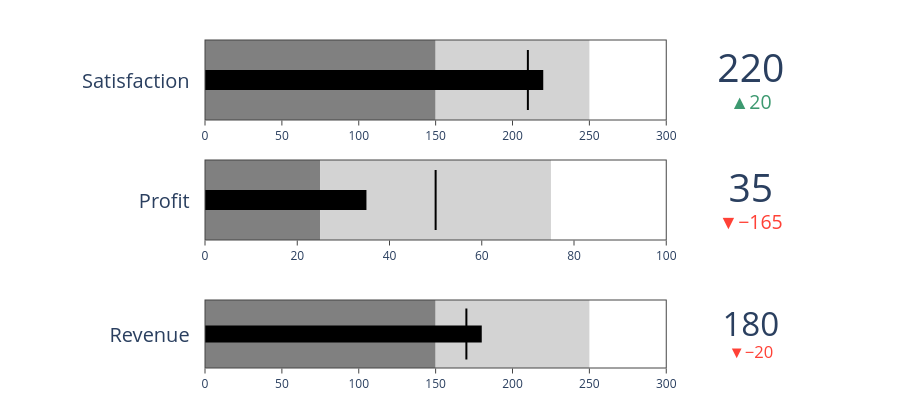

The notebook cell saved with this chart:
### Code cell
# Bullet graph

# Importar la librería necesaria
import plotly.graph_objects as go

# Crear una figura vacía
fig = go.Figure()

# Añadir el primer indicador (Revenue)
fig.add_trace(go.Indicator(
    mode = "number+gauge+delta", value = 180,  # Configurar el valor y el modo del indicador
    delta = {'reference': 200},  # Configurar la referencia para el delta
    domain = {'x': [0.25, 1], 'y': [0.08, 0.25]},  # Configurar la posición en el gráfico
    title = {'text': "Revenue"},  # Configurar el título del indicador
    gauge = {
        'shape': "bullet",  # Configurar la forma del indicador
        'axis': {'range': [None, 300]},  # Configurar el rango del eje
        'threshold': {
            'line': {'color': "black", 'width': 2},  # Configurar la línea del umbral
            'thickness': 0.75,  # Configurar el grosor del umbral
            'value': 170},  # Configurar el valor del umbral
        'steps': [
            {'range': [0, 150], 'color': "gray"},  # Configurar los rangos y colores de los pasos
            {'range': [150, 250], 'color': "lightgray"}],  # Configurar los rangos y colores de los pasos
        'bar': {'color': "black"}}))  # Configurar el color de la barra

# Añadir el segundo indicador (Profit)
fig.add_trace(go.Indicator(
    mode = "number+gauge+delta", value = 35,  # Configurar el valor y el modo del indicador
    delta = {'reference': 200},  # Configurar la referencia para el delta
    domain = {'x': [0.25, 1], 'y': [0.4, 0.6]},  # Configurar la posición en el gráfico
    title = {'text': "Profit"},  # Configurar el título del indicador
    gauge = {
        'shape': "bullet",  # Configurar la forma del indicador
        'axis': {'range': [None, 100]},  # Configurar el rango del eje
        'threshold': {
            'line': {'color': "black", 'width': 2},  # Configurar la línea del umbral
            'thickness': 0.75,  # Configurar el grosor del umbral
            'value': 50},  # Configurar el valor del umbral
        'steps': [
            {'range': [0, 25], 'color': "gray"},  # Configurar los rangos y colores de los pasos
            {'range': [25, 75], 'color': "lightgray"}],  # Configurar los rangos y colores de los pasos
        'bar': {'color': "black"}}))  # Configurar el color de la barra

# Añadir el tercer indicador (Satisfaction)
fig.add_trace(go.Indicator(
    mode = "number+gauge+delta", value = 220,  # Configurar el valor y el modo del indicador
    delta = {'reference': 200},  # Configurar la referencia para el delta
    domain = {'x': [0.25, 1], 'y': [0.7, 0.9]},  # Configurar la posición en el gráfico
    title = {'text' :"Satisfaction"},  # Configurar el título del indicador
    gauge = {
        'shape': "bullet",  # Configurar la forma del indicador
        'axis': {'range': [None, 300]},  # Configurar el rango del eje
        'threshold': {
            'line': {'color': "black", 'width': 2},  # Configurar la línea del umbral
            'thickness': 0.75,  # Configurar el grosor del umbral
            'value': 210},  # Configurar el valor del umbral
        'steps': [
            {'range': [0, 150], 'color': "gray"},  # Configurar los rangos y colores de los pasos
            {'range': [150, 250], 'color': "lightgray"}],  # Configurar los rangos y colores de los pasos
        'bar': {'color': "black"}}))  # Configurar el color de la barra

# Actualizar el diseño de la figura
fig.update_layout(height = 400 , margin = {'t':0, 'b':0, 'l':0})

# Mostrar el gráfico
fig.show()

### Figure 1 — Plotly figure (JSON) as saved in the notebook; plotly's stock layout.template omitted (floating-point values rounded to 4 significant figures)
{"data": [{"delta": {"reference": 200}, "domain": {"x": [0.25, 1], "y": [0.08, 0.25]}, "gauge": {"axis": {"range": [null, 300]}, "bar": {"color": "black"}, "shape": "bullet", "steps": [{"color": "gray", "range": [0, 150]}, {"color": "lightgray", "range": [150, 250]}], "threshold": {"line": {"color": "black", "width": 2}, "thickness": 0.75, "value": 170}}, "mode": "number+gauge+delta", "title": {"text": "Revenue"}, "type": "indicator", "value": 180}, {"delta": {"reference": 200}, "domain": {"x": [0.25, 1], "y": [0.4, 0.6]}, "gauge": {"axis": {"range": [null, 100]}, "bar": {"color": "black"}, "shape": "bullet", "steps": [{"color": "gray", "range": [0, 25]}, {"color": "lightgray", "range": [25, 75]}], "threshold": {"line": {"color": "black", "width": 2}, "thickness": 0.75, "value": 50}}, "mode": "number+gauge+delta", "title": {"text": "Profit"}, "type": "indicator", "value": 35}, {"delta": {"reference": 200}, "domain": {"x": [0.25, 1], "y": [0.7, 0.9]}, "gauge": {"axis": {"range": [null, 300]}, "bar": {"color": "black"}, "shape": "bullet", "steps": [{"color": "gray", "range": [0, 150]}, {"color": "lightgray", "range": [150, 250]}], "threshold": {"line": {"color": "black", "width": 2}, "thickness": 0.75, "value": 210}}, "mode": "number+gauge+delta", "title": {"text": "Satisfaction"}, "type": "indicator", "value": 220}], "layout": {"height": 400, "margin": {"b": 0, "l": 0, "t": 0}}}
